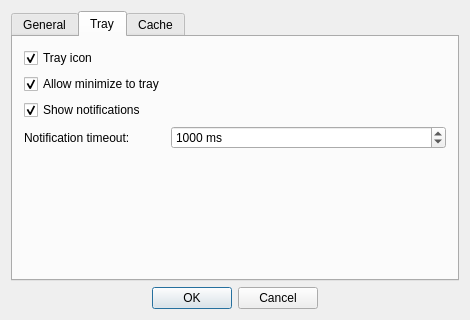
<?xml version="1.0" encoding="UTF-8"?>
<ui version="4.0">
 <class>SettingsDialog</class>
 <widget class="QDialog" name="SettingsDialog">
  <property name="geometry">
   <rect>
    <x>0</x>
    <y>0</y>
    <width>470</width>
    <height>320</height>
   </rect>
  </property>
  <property name="windowTitle">
   <string>Setting</string>
  </property>
  <property name="windowIcon">
   <iconset resource="../resources/fs_main_window.qrc">
    <normaloff>:/icons/preferences</normaloff>:/icons/preferences</iconset>
  </property>
  <layout class="QVBoxLayout" name="verticalLayout">
   <item>
    <widget class="QTabWidget" name="tabWidget">
     <property name="currentIndex">
      <number>1</number>
     </property>
     <widget class="QWidget" name="generalTab">
      <attribute name="title">
       <string>General</string>
      </attribute>
      <layout class="QFormLayout" name="formLayout">
       <item row="0" column="0">
        <widget class="QCheckBox" name="exitConfirmationCheckBox">
         <property name="text">
          <string>Exit confirmation</string>
         </property>
         <property name="checked">
          <bool>true</bool>
         </property>
        </widget>
       </item>
      </layout>
     </widget>
     <widget class="QWidget" name="trayTab">
      <attribute name="title">
       <string>Tray</string>
      </attribute>
      <layout class="QFormLayout" name="formLayout_2">
       <item row="0" column="0">
        <widget class="QCheckBox" name="trayIconCheckBox">
         <property name="text">
          <string>Tray icon</string>
         </property>
         <property name="checked">
          <bool>true</bool>
         </property>
        </widget>
       </item>
       <item row="1" column="0">
        <widget class="QCheckBox" name="allowMinimizeToTrayCheckBox">
         <property name="text">
          <string>Allow minimize to tray</string>
         </property>
         <property name="checked">
          <bool>true</bool>
         </property>
        </widget>
       </item>
       <item row="2" column="0">
        <widget class="QCheckBox" name="showNotificationsCheckBox">
         <property name="text">
          <string>Show notifications</string>
         </property>
         <property name="checked">
          <bool>true</bool>
         </property>
        </widget>
       </item>
       <item row="3" column="0">
        <widget class="QLabel" name="label">
         <property name="text">
          <string>Notification timeout:</string>
         </property>
        </widget>
       </item>
       <item row="3" column="1">
        <widget class="QSpinBox" name="notificationTimeoutSpinBox">
         <property name="suffix">
          <string> ms</string>
         </property>
         <property name="maximum">
          <number>100000000</number>
         </property>
         <property name="singleStep">
          <number>500</number>
         </property>
         <property name="value">
          <number>1000</number>
         </property>
        </widget>
       </item>
      </layout>
     </widget>
     <widget class="QWidget" name="cacheTab">
      <attribute name="title">
       <string>Cache</string>
      </attribute>
      <layout class="QFormLayout" name="formLayout_3">
       <item row="0" column="0">
        <widget class="QLabel" name="label_2">
         <property name="text">
          <string/>
         </property>
        </widget>
       </item>
       <item row="2" column="0">
        <widget class="QLabel" name="label_3">
         <property name="text">
          <string>Maximum items:</string>
         </property>
        </widget>
       </item>
       <item row="2" column="1">
        <widget class="QSpinBox" name="cacheMaxItemsSpinBox">
         <property name="minimum">
          <number>1</number>
         </property>
         <property name="maximum">
          <number>1000000</number>
         </property>
         <property name="value">
          <number>10000</number>
         </property>
        </widget>
       </item>
       <item row="1" column="0">
        <widget class="QCheckBox" name="useCacheCheckBox">
         <property name="text">
          <string>Use cache</string>
         </property>
         <property name="checked">
          <bool>true</bool>
         </property>
        </widget>
       </item>
      </layout>
     </widget>
    </widget>
   </item>
   <item>
    <widget class="QDialogButtonBox" name="buttonBox">
     <property name="orientation">
      <enum>Qt::Horizontal</enum>
     </property>
     <property name="standardButtons">
      <set>QDialogButtonBox::Cancel|QDialogButtonBox::Ok</set>
     </property>
     <property name="centerButtons">
      <bool>true</bool>
     </property>
    </widget>
   </item>
  </layout>
 </widget>
 <layoutdefault spacing="6" margin="11"/>
 <resources>
  <include location="../resources/fs_main_window.qrc"/>
 </resources>
 <connections>
  <connection>
   <sender>buttonBox</sender>
   <signal>accepted()</signal>
   <receiver>SettingsDialog</receiver>
   <slot>accept()</slot>
   <hints>
    <hint type="sourcelabel">
     <x>152</x>
     <y>308</y>
    </hint>
    <hint type="destinationlabel">
     <x>374</x>
     <y>296</y>
    </hint>
   </hints>
  </connection>
  <connection>
   <sender>buttonBox</sender>
   <signal>rejected()</signal>
   <receiver>SettingsDialog</receiver>
   <slot>reject()</slot>
   <hints>
    <hint type="sourcelabel">
     <x>257</x>
     <y>308</y>
    </hint>
    <hint type="destinationlabel">
     <x>395</x>
     <y>239</y>
    </hint>
   </hints>
  </connection>
  <connection>
   <sender>trayIconCheckBox</sender>
   <signal>toggled(bool)</signal>
   <receiver>allowMinimizeToTrayCheckBox</receiver>
   <slot>setChecked(bool)</slot>
   <hints>
    <hint type="sourcelabel">
     <x>60</x>
     <y>55</y>
    </hint>
    <hint type="destinationlabel">
     <x>71</x>
     <y>86</y>
    </hint>
   </hints>
  </connection>
  <connection>
   <sender>trayIconCheckBox</sender>
   <signal>toggled(bool)</signal>
   <receiver>allowMinimizeToTrayCheckBox</receiver>
   <slot>setEnabled(bool)</slot>
   <hints>
    <hint type="sourcelabel">
     <x>93</x>
     <y>56</y>
    </hint>
    <hint type="destinationlabel">
     <x>96</x>
     <y>86</y>
    </hint>
   </hints>
  </connection>
  <connection>
   <sender>trayIconCheckBox</sender>
   <signal>toggled(bool)</signal>
   <receiver>showNotificationsCheckBox</receiver>
   <slot>setEnabled(bool)</slot>
   <hints>
    <hint type="sourcelabel">
     <x>29</x>
     <y>55</y>
    </hint>
    <hint type="destinationlabel">
     <x>33</x>
     <y>110</y>
    </hint>
   </hints>
  </connection>
  <connection>
   <sender>trayIconCheckBox</sender>
   <signal>toggled(bool)</signal>
   <receiver>showNotificationsCheckBox</receiver>
   <slot>setChecked(bool)</slot>
   <hints>
    <hint type="sourcelabel">
     <x>56</x>
     <y>56</y>
    </hint>
    <hint type="destinationlabel">
     <x>50</x>
     <y>106</y>
    </hint>
   </hints>
  </connection>
  <connection>
   <sender>showNotificationsCheckBox</sender>
   <signal>toggled(bool)</signal>
   <receiver>notificationTimeoutSpinBox</receiver>
   <slot>setEnabled(bool)</slot>
   <hints>
    <hint type="sourcelabel">
     <x>140</x>
     <y>113</y>
    </hint>
    <hint type="destinationlabel">
     <x>202</x>
     <y>142</y>
    </hint>
   </hints>
  </connection>
  <connection>
   <sender>useCacheCheckBox</sender>
   <signal>toggled(bool)</signal>
   <receiver>cacheMaxItemsSpinBox</receiver>
   <slot>setEnabled(bool)</slot>
   <hints>
    <hint type="sourcelabel">
     <x>68</x>
     <y>77</y>
    </hint>
    <hint type="destinationlabel">
     <x>321</x>
     <y>111</y>
    </hint>
   </hints>
  </connection>
 </connections>
</ui>
